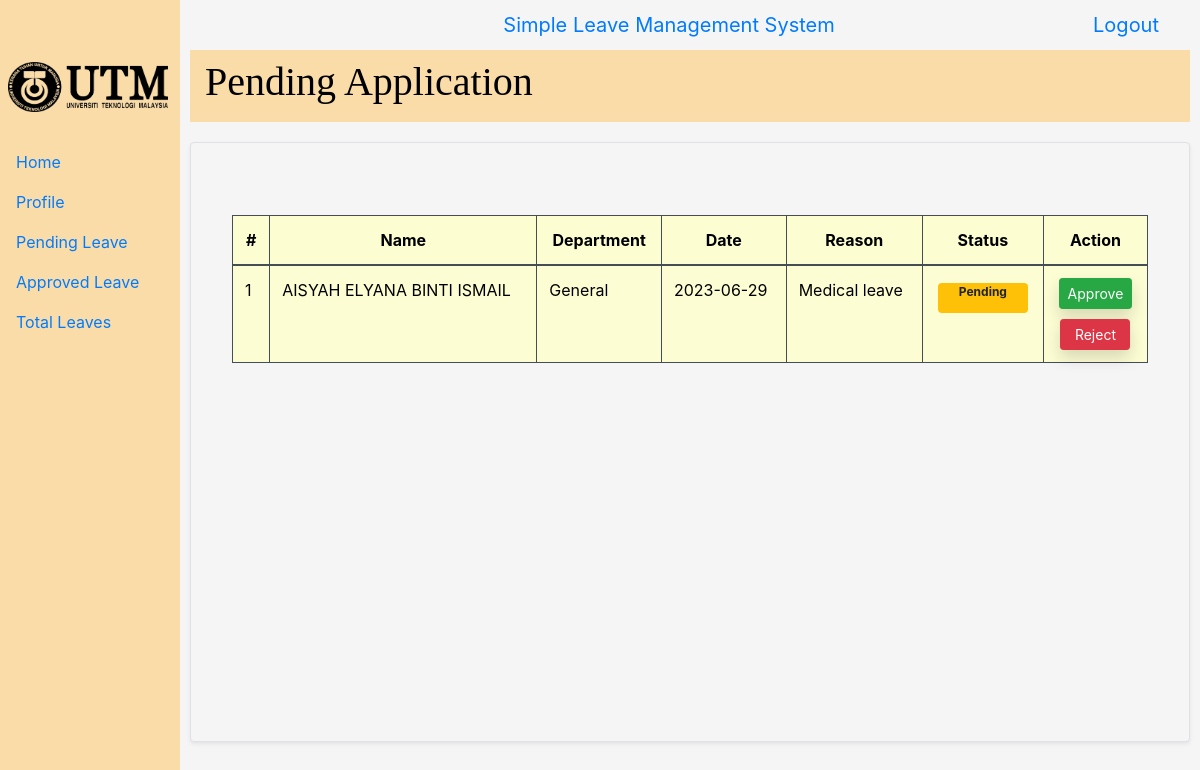
Screenshot of /manager/pending.php with the database file from the repository.
### tables this page shows
CREATE TABLE `leaves` (
  `leaveID` int(100) NOT NULL,
  `name` varchar(255) NOT NULL,
  `email` varchar(255) NOT NULL,
  `dID` varchar(255) NOT NULL,
  `leavedate` date NOT NULL,
  `leavereason` varchar(255) NOT NULL,
  `status` int(1) NOT NULL,
  `numDay` int(30) NOT NULL
);

CREATE TABLE `department` (
  `departmentID` varchar(5) NOT NULL,
  `dName` varchar(30) NOT NULL
);

### manager/pending.php (the view, shortened to what this page needs)
<?php
    include('include/head.php');
?>
<body>
		<div class="side-navbar-pending active-nav d-flex justify-content-between flex-wrap flex-column" >
			<ul class="nav flex-column text-white w-100">
				<a href="#" class="nav-link h3 text-white my-2"></a>
				<img src="img/logo-utm.png" alt="logo-utm" width="160px" height="50px" style="margin-left:8px; margin-bottom:30px; margin-top:30px;">
				<li href="#" class="nav-link">
					<a href="dashboard.php" class="nav-brand ">Home</a>
				</li>
				<li href="profile.php" class="nav-link">
					<a href="profile.php" class="navbar-link">Profile</a>
				</li>
				<li href="#" class="nav-link">
					<a href="pending.php" class="navbar-link">Pending Leave</a>
				</li>
				<li href="#" class="nav-link">
					<a href="approved.php" class="navbar-link">Approved Leave</a>
				</li>
				<li href="#" class="nav-link">
					<a href="view.php" class="navbar-link">Total Leaves</a>
				</li>
			</ul>
		</div>
		<nav class="navbar navbar-toggleable-sm navbar-inverse p-0">
			<div class="container" style="margin-left: 190px; margin-right: 10px; height:50px">
				<button class="navbar-toggler">
					<span class="navbar-toggler-icon"></span>
				</button>
					<a href="dashboard.php" class="navbar-brand ">Simple Leave Management System</a>
					<a href="../logout.php" class="navbar-brand ">Logout</a>
			</div>
		</nav>
		<header id="margin-l" class="header py-2 text-white" style="font-family: 'Didact Gothic'; background-color: #fadca8; margin-right:10px;">
			<div class="container">
				<div class="row ">
					<div class="col-md-5">
						<h1 style="color:black;"><i class="fa fa-user-secret"></i> Pending Application </h1>
					</div>
				</div>
			</div>
		</header>
		<section class=" mb-4 bg-faded border shadow-sm rounded" style="padding:40px; margin-top: 20px; margin-left: 190px; margin-right: 10px; height:600px; background-color:whitesmoke">
			<div>
				<div class="row">
						<div class="modal-body">
						<table class="table table-dark table-bordered table-hover table-striped table-design2">
						<thead style="color:black;" align="center">
							<th>#</th>
							<th>Name</th>
							<th>Department</th>
							<th>Date</th>
							<th>Reason</th>
							<th>Status</th>
							<th>Action</th>
						</thead>
							<tbody>
							<?php
								$sql = "SELECT * FROM leaves
										INNER JOIN department
										ON leaves.dID = department.departmentID
										WHERE status = 0";
								$que = mysqli_query($conn,$sql);
								$cnt = 1;
								while ($result = mysqli_fetch_assoc($que)) {
							?>
							<tr style="color:black;">
								<td><?php echo $cnt;?></td>
								<td><?php echo $result['name']; ?></td>
								<td><?php echo $result['dName']; ?></td>
								<td><?php echo $result['leavedate']; ?></td>
								<td><?php echo $result['leavereason']; ?></td>
								<td align="center">
									<?php
									if ($result['status'] == 0) {
										echo "<span class='badge badge-warning' style='width:90px; height:30px;'  >Pending</span>";
										?>
										</td>
								<td align="center">
									<form action="accept.php?id=<?php echo $result['leaveID']; ?>" method="POST">
										<input type="submit" class="btn btn-sm btn-success shadow " name="approve" value="Approve">
									</form>
                                    <form action="delete.php?id=<?php echo $result['leaveID']; ?>" method="POST">
										<input type="submit" class="btn btn-sm btn-danger shadow" style="margin-top:10px; width:70px;" name="reject" value="Reject">
									</form>
								</td>
										<?php
									}
									else{
										echo "Approved";
									}
							$cnt++;	}
									?>
							</tr>
							</tbody>
					</table>
				</div>
			</div>
		</section>
</body>

### manager/include/head.php (style rules this page uses)
body { background-color: whitesmoke; }
.side-navbar-pending { width: 180px; height: 100%; position: fixed; margin-left:-300px; background-color: #fadca8; transition: 0.5s; }
.active-nav { margin-left: 0; }
#margin-l { margin-left:190px }
.table-design2 { background-color:#fdfdd2; }

### rows the page displays
leaves: name "AISYAH ELYANA BINTI ISMAIL", department.dName "General", leavedate "2023-06-29", leavereason "Medical leave"
